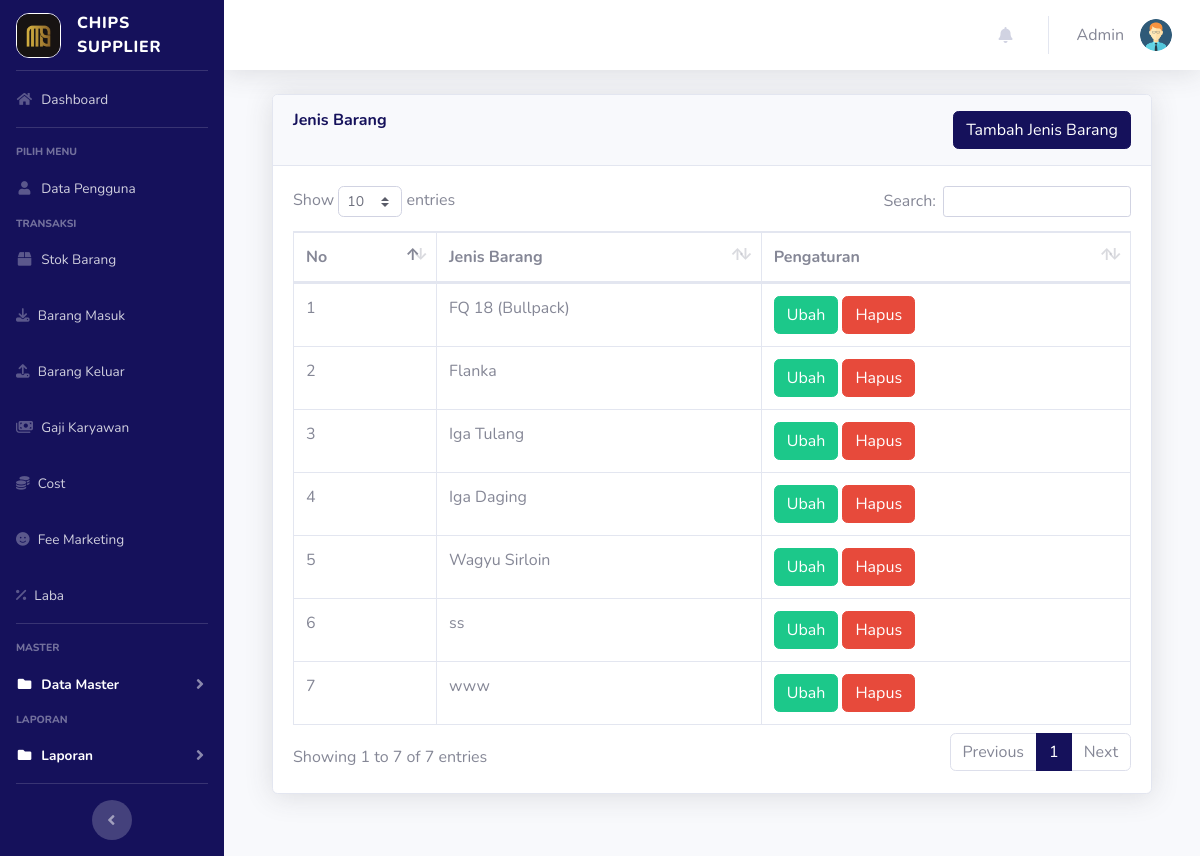
The page /index.php?page=jenisbarang (signed in) on the database its author committed.
### tables this page shows
CREATE TABLE `users` (
  `id` int NOT NULL AUTO_INCREMENT,
  `nik` varchar(16) NOT NULL,
  `nama` varchar(100) NOT NULL,
  `alamat` varchar(200) DEFAULT NULL,
  `telepon` varchar(100) NOT NULL,
  `username` varchar(100) NOT NULL,
  `password` varchar(100) NOT NULL,
  `level` varchar(25) NOT NULL DEFAULT 'member',
  `foto` varchar(255) NOT NULL,
  `gaji` bigint DEFAULT NULL,
  PRIMARY KEY (`id`)
);

CREATE TABLE `jenis_barang` (
  `id` int NOT NULL AUTO_INCREMENT,
  `jenis_barang` varchar(100) NOT NULL,
  PRIMARY KEY (`id`)
);

### page/jenisbarang/jenisbarang.php (the view, shortened to what this page needs)
<div class="container-fluid">
  <div class="card shadow mb-4">
    <div class="card-header py-3" style="display: flex; justify-content: space-between;">
      <h6 class="m-0 font-weight-bold text-primary">Jenis Barang</h6>
      <a href="?page=jenisbarang&aksi=tambahjenis" class="btn btn-primary">Tambah Jenis Barang</a>
    </div>
    <div class="card-body">
      <div class="table-responsive">
        <table class="table table-bordered" id="dataTable" width="100%" cellspacing="0">
          <thead>
            <tr>
              <th>No</th>
              <th>Jenis Barang</th>
              <th>Pengaturan</th>
            </tr>
          </thead>
          <tbody>
            <?php
            $no = 1;
            $sql = $koneksi->query("select * from jenis_barang");
            while ($data = $sql->fetch_assoc()) {
            ?>
              <tr>
                <td><?php echo $no++; ?></td>
                <td><?php echo $data['jenis_barang'] ?></td>
                <td>
                  <a href="?page=jenisbarang&aksi=ubahjenis&id=<?php echo $data['id'] ?>" class="btn btn-success">Ubah</a>
                  <a href="javascript:void(0);"
                  onclick="confirmDelete('<?php echo $data['id']; ?>')" class="btn btn-danger">Hapus</a>
                </td>
              </tr>
            <?php } ?>
          </tbody>
        </table>
      </div>
    </div>
  </div>
</div>

### index.php (shortened to what this page needs)
<?php
$koneksi = new mysqli("127.0.0.1", "root", "", "inventori");
$current_page = isset($_GET['page']) ? $_GET['page'] : 'home';
?>
<!DOCTYPE html>
<html lang="en">
<head>
  <link rel="stylesheet" href="https://cdnjs.cloudflare.com/ajax/libs/font-awesome/6.7.2/css/all.min.css" />
  <link href="vendor/fontawesome-free/css/all.min.css" rel="stylesheet" type="text/css">
  <link href="css/sb-admin-2.min.css" rel="stylesheet">
  <link href="vendor/datatables/dataTables.bootstrap4.min.css" rel="stylesheet">
</head>
<body id="page-top">
  <div id="wrapper">
    <ul class="navbar-nav bg-primary sidebar sidebar-dark accordion" id="accordionSidebar">
      <a class="sidebar-brand d-flex align-items-center justify-content-center" href="index.php">
        <div class="sidebar-brand-icon">
          <img src="img/logo-mms.png" width="45px" style="border-radius: 13px; border: 1px solid white;" alt="">
        </div>
        <div class="sidebar-brand-text mx-3 text-left">Chips Supplier</div>
      </a>
      <hr class="sidebar-divider my-0">
      <?php
      if ($_SESSION['admin']) {
        $user = $_SESSION['admin'];
      }
      $sql = $koneksi->query("select * from users where id='$user'");
      $userData = $sql->fetch_assoc();
      ?>
      <li class="nav-item <?php echo ($current_page == 'home') ? 'active' : ''; ?>">
        <a class="nav-link" href="?page=home">
          <i class="fas fa-fw fa-home"></i>
          <span>Dashboard</span></a>
      </li>
      <hr class="sidebar-divider">
      <div class="sidebar-heading">
        Pilih Menu
      </div>
      <li class="nav-item <?php echo ($current_page == 'pengguna') ? 'active' : ''; ?>">
        <a class="nav-link" href="?page=pengguna">
          <i class="fas fa-fw fa-user"></i>
          <span>Data Pengguna</span></a>
      </li>
      <div class="sidebar-heading">
        Transaksi
      </div>
      <li class="nav-item <?php echo ($current_page == 'gudang') ? 'active' : ''; ?>">
        <a class="nav-link" href="?page=gudang">
          <i class="fas fa-fw fa-box"></i>
          <span>Stok Barang</span></a>
      </li>
      <li class="nav-item <?php echo ($current_page == 'barangmasuk') ? 'active' : ''; ?>">
        <a class="nav-link" href="?page=barangmasuk">
          <i class="fa-solid fa-download"></i>
          <span>Barang Masuk</span></a>
      </li>
      <li class="nav-item <?php echo ($current_page == 'barangkeluar') ? 'active' : ''; ?>">
        <a class="nav-link" href="?page=barangkeluar">
          <i class="fa-solid fa-upload"></i>
          <span>Barang Keluar</span></a>
      </li>
      <li class="nav-item <?php echo ($current_page == 'gajikaryawan') ? 'active' : ''; ?>">
        <a class="nav-link" href="?page=gajikaryawan">
          <i class="fa-solid fa-money-bills"></i>
          <span>Gaji Karyawan</span></a>
      </li>
      <li class="nav-item <?php echo ($current_page == 'cost') ? 'active' : ''; ?>">
        <a class="nav-link" href="?page=cost">
          <i class="fa-solid fa-coins"></i>
          <span>Cost</span></a>
      </li>
      <li class="nav-item <?php echo ($current_page == 'feemarketing') ? 'active' : ''; ?>">
        <a class="nav-link" href="?page=feemarketing">
          <i class="fa-solid fa-face-smile"></i>
          <span>Fee Marketing</span></a>
      </li>
      <li class="nav-item <?php echo ($current_page == 'laba') ? 'active' : ''; ?>">
        <a class="nav-link" href="?page=laba">
          <i class="fa-solid fa-percent"></i>
          <span>Laba</span></a>
      </li>
      <hr class="sidebar-divider">
      <div class="sidebar-heading">
        Master
      </div>
      <li class="nav-item active">
        <a class="nav-link collapsed" href="#" data-toggle="collapse" data-target="#collapseData" aria-expanded="true" aria-controls="collapseData">
          <i class="fas fa-fw fa-folder"></i>
          <span>Data Master</span>
        </a>
      </li>
      <div class="sidebar-heading">
        Laporan
      </div>
      <li class="nav-item active">
        <a class="nav-link collapsed" href="#" data-toggle="collapse" data-target="#collapseLaporan" aria-expanded="true" aria-controls="collapseLaporan">
          <i class="fas fa-fw fa-folder"></i>
          <span>Laporan</span>
        </a>
      </li>
      <hr class="sidebar-divider d-none d-md-block">
      <div class="text-center d-none d-md-inline">
        <button class="rounded-circle border-0" id="sidebarToggle"></button>
      </div>
    </ul>
    <div id="content-wrapper" class="d-flex flex-column">
      <div id="content">
        <nav class="navbar navbar-expand navbar-light bg-white topbar mb-4 static-top shadow">
          <ul class="navbar-nav ml-auto">
            <li class="nav-item dropdown no-arrow mx-1">
              <a class="nav-link dropdown-toggle" href="#" id="alertsDropdown" role="button"
                data-toggle="dropdown" aria-haspopup="true" aria-expanded="false">
                <i class="fas fa-bell fa-fw"></i>
              </a>
            </li>
            <li class="nav-item dropdown no-arrow">
              <a class="nav-link dropdown-toggle" href="#" id="userDropdown" role="button"
                data-toggle="dropdown" aria-haspopup="true" aria-expanded="false">
                <span class="mr-3 d-none d-lg-inline text-gray-600"><?php echo  $userData['nama']; ?></span>
                <img class="img-profile rounded-circle"
                  src="img/<?php echo $userData['foto'] ?>">
              </a>
            </li>
          </ul>
        </nav>
        <div class="container-fluid">
          <section class="content">
            <?php
            $page = $_GET['page'];
            $aksi = $_GET['aksi'];
            if ($page == "jenisbarang") {
              if ($aksi == "") {
                include "page/jenisbarang/jenisbarang.php";
              }
            }
            ?>
          </section>
        </div>
      </div>
    </div>
  </div>
</body>
</html>

### rows shown on the page
users: nama "Admin", foto (picture)
jenis_barang: jenis_barang "FQ 18 (Bullpack)"
jenis_barang: jenis_barang "Flanka"
jenis_barang: jenis_barang "Iga Tulang"
jenis_barang: jenis_barang "Iga Daging"
jenis_barang: jenis_barang "Wagyu Sirloin"
jenis_barang: jenis_barang "ss"
jenis_barang: jenis_barang "www"
